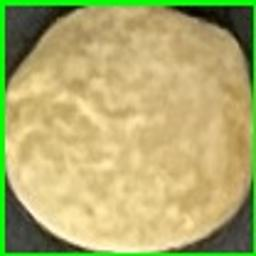
#> input picture output/0/photo0.jpg, 256 x 256 px, given as the content of the folder train_img, which was not available
$ python pick_beans.py
#> lines starting #> are read from the running program, lines starting #| are printed output that depends on the picture; after the words box and inside, x2 and y2 are one past the last pixel; in counts of white or black regions, pixels touching at a corner belong together; pictures that were not available may be replaced by others from this repository, and a replacement may not be noted
### split_beans.py
import cv2
import numpy as np
from PIL import Image

# 指定した画像(path)の物体を検出し、外接矩形の画像を出力します
def detect_contour(path):

  # 画像を読込
  src = cv2.imread(path, cv2.IMREAD_COLOR)

  # グレースケール画像へ変換
  gray = cv2.cvtColor(src, cv2.COLOR_BGR2GRAY)

  # 2値化
  retval, bw = cv2.threshold(gray, 20, 255, cv2.THRESH_BINARY | cv2.THRESH_OTSU)

  # 輪郭を抽出
  #   contours : [領域][Point No][0][x=0, y=1]
  #   cv2.CHAIN_APPROX_NONE: 中間点も保持する
  #   cv2.CHAIN_APPROX_SIMPLE: 中間点は保持しない
  contours, hierarchy = cv2.findContours(bw, cv2.RETR_LIST, cv2.CHAIN_APPROX_NONE)

  # 矩形検出された数（デフォルトで0を指定）
  detect_count = 0

  # 各輪郭に対する処理
  for i in range(0, len(contours)):

    # 輪郭の領域を計算
    area = cv2.contourArea(contours[i])

    # ノイズ（小さすぎる領域）と全体の輪郭（大きすぎる領域）を除外
    if area < 1e3 or 1e5 < area:
      continue

    # 外接矩形
    if len(contours[i]) > 0:
      rect = contours[i]
      x, y, w, h = cv2.boundingRect(rect)
      cv2.rectangle(src, (x, y), (x + w, y + h), (0, 255, 0), 2)

      # 外接矩形毎に画像を保存
      cv2.imwrite('output/0/photo' + str(detect_count) + '.jpg', src[y:y + h, x:x + w])
      img = Image.open('output/0/photo' + str(detect_count) + '.jpg') #画像サイズを256×256へ変更
      img_resize = img.resize((256, 256))
      img_resize.save('output/0/photo' + str(detect_count) + '.jpg')


      detect_count = detect_count + 1

  cv2.waitKey(1)
  # 終了処理
  cv2.destroyAllWindows()
  cv2.waitKey(1)

  if __name__ == '__main__':
      detect_contour('photo/cfe07.jpg')

### pick_beans.py
# -*- coding: utf-8 -*-
import os
import sys
import cv2
import numpy as np
import tkinter, tkinter.filedialog, tkinter.messagebox
from split_beans import detect_contour


## 画像データのクラスIDとパスを取得
#
# @param dir_path 検索ディレクトリ
# @return data_sets [クラスID, 画像データのパス]のリスト
def getDataSet(dir_path):
    data_sets = []

    sub_dirs = os.listdir(dir_path)
    for classId in sub_dirs:
        sub_dir_path = dir_path + '/' + classId
        img_files = os.listdir(sub_dir_path)
        for f in img_files:
            data_sets.append([classId, sub_dir_path + '/' + f])

    return data_sets

"""
main
"""
# 定数定義
GRAYSCALE = 0
# KAZE特徴量抽出器
detector = cv2.KAZE_create()

"""
train
"""
print("train start")
# 訓練データのパスを取得
train_set = getDataSet('train_img')
# 辞書サイズ
dictionarySize = 2
# Bag Of Visual Words分類器
bowTrainer = cv2.BOWKMeansTrainer(dictionarySize)

# 各画像を分析
for i, (classId, data_path) in enumerate(train_set):
    # 進捗表示
    sys.stdout.write(".")
    # グレースケールで画像読み込み
    gray = cv2.imread(data_path, GRAYSCALE)
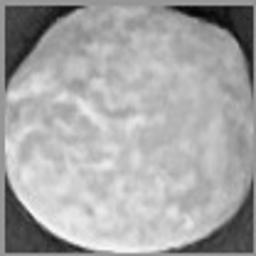
#> gray: shape (256, 256); min 2, max 253, mean 166.1
    # 特徴点とその特徴を計算
    keypoints, descriptors= detector.detectAndCompute(gray, None)
#> keypoints = 69 keypoints; strongest (x, y, size): (32, 199, 21.9), (14, 95, 9.3), (9, 9, 6), (234, 45, 9.6)
    # intからfloat32に変換
    descriptors = descriptors.astype(np.float32)
    # 特徴ベクトルをBag Of Visual Words分類器にセット
    bowTrainer.add(descriptors)

# Bag Of Visual Words分類器で特徴ベクトルを分類
codebook = bowTrainer.cluster()
# 訓練完了
print("train finish")

"""
photo_get
"""
print("photo get start")


# ファイル選択ダイアログの表示
root = tkinter.Tk()
root.withdraw()

# ここの1行を変更　fTyp = [("","*")] →　fTyp = [("","*.csv")]
fTyp = [("","*.jpg")]
curdir = os.getcwd()
iDir = curdir + '/photo'
file = tkinter.filedialog.askopenfilename(filetypes = fTyp ,initialdir = iDir)
#> the answer given: output/0/photo0.jpg

detect_contour(file) # spilit_beans.pyの実行
#> in detect_contour, src is the input picture: shape (256, 256, 3); mean B, G, R 108.5, 172, 176.5
#> in detect_contour, `retval, bw = cv2.threshold(gray, 20, 255, cv2.THRESH_BINARY | cv2.THRE..`:
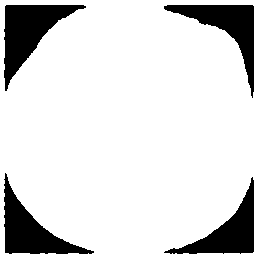
#> bw: shape (256, 256); 84.9% white; 4 black regions
#> in detect_contour, `retval, bw = cv2.threshold(gray, 20, 255, cv2.THRESH_BINARY | cv2.THRE..`: retval = 123
#> in detect_contour, `contours, hierarchy = cv2.findContours(bw, cv2.RETR_LIST, cv2.CHAIN_AP..`: contours = 5 contours; box (x1, y1, x2, y2) and area: (0, 0, 256, 256) 65025, (3, 4, 87, 92) 2962, (3, 172, 95, 255) 2624, (163, 4, 255, 99) 2514, (163, 176, 255, 255) 2351
#> in detect_contour, `area = cv2.contourArea(contours[i])`: area = 2351
#> in detect_contour, `rect = contours[i]`: rect = contour of 274 points, box (x1, y1, x2, y2) (163, 176, 255, 255), area 2351
#> in detect_contour, `x, y, w, h = cv2.boundingRect(rect)`: x = 163; y = 176; w = 92; h = 79
#> in detect_contour, `cv2.rectangle(src, (x, y), (x + w, y + h), (0, 255, 0), 2)`:
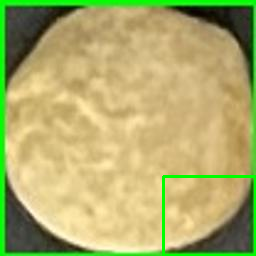
#> src: shape (256, 256, 3); 1.3% of pixels changed, all inside (x1, y1, x2, y2) = (162, 175, 256, 256)
#> in detect_contour, `cv2.imwrite('output/0/photo' + str(detect_count) + '.jpg', src[y:y + h..`:
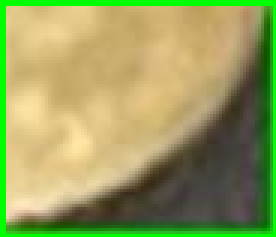
#> saved as photo0.jpg: shape (79, 92, 3) (shown 3 times larger); mean B, G, R 92.3, 158.4, 150.3
#> in detect_contour, `img = Image.open('output/0/photo' + str(detect_count) + '.jpg')`:
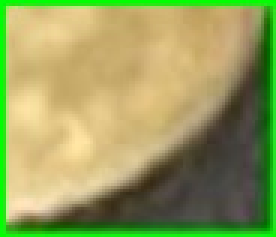
#> img: PIL image 92x79 RGB (shown 3 times larger); mean R, G, B 150.3, 158.4, 92.4
#> in detect_contour, `img_resize = img.resize((256, 256))`:
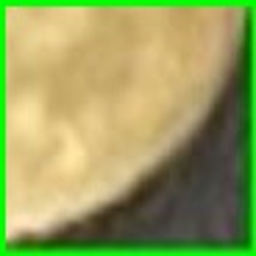
#> img_resize: PIL image 256x256 RGB; mean R, G, B 150.3, 158.4, 92.5
#> pass 3 of the loop in detect_contour, `for i in range(0, len(contours)):`:
#> area = 2514
#> rect = contour of 316 points, box (x1, y1, x2, y2) (163, 4, 255, 99), area 2514
#> x = 163; y = 4; h = 95
#> in detect_contour, `cv2.rectangle(src, (x, y), (x + w, y + h), (0, 255, 0), 2)`:
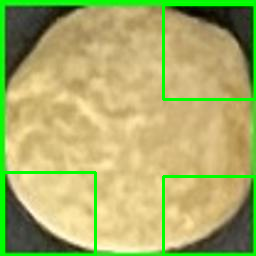
#> src: shape (256, 256, 3); mean B, G, R 104.5, 174.3, 170.4
#> img: PIL image 92x95 RGB
#> the loop made 5 passes; the first 3 are shown
print("photo get finish")

"""
test
"""
print("test start")
# テストデータのパス取得
test_set = getDataSet("output")

# KNNを使って総当たりでマッチング
matcher = cv2.BFMatcher()

# Bag Of Visual Words抽出器
bowExtractor = cv2.BOWImgDescriptorExtractor(detector, matcher)
# トレーニング結果をセット
bowExtractor.setVocabulary(codebook)

# 正しく学習できたか検証する
for i, (classId, data_path) in enumerate(test_set):
    # グレースケールで読み込み
    gray = cv2.imread(data_path, GRAYSCALE)
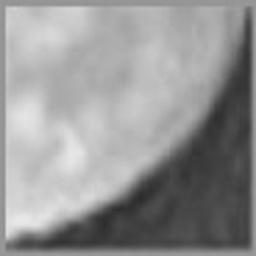
#> gray: shape (256, 256); min 43, max 232, mean 148.5
    # 特徴点と特徴ベクトルを計算
    keypoints, descriptors= detector.detectAndCompute(gray, None)
#> keypoints = 12 keypoints; strongest (x, y, size): (41, 224, 19.4), (25, 241, 9.8), (113, 188, 25.4), (75, 187, 38.9)
    # intからfloat32に変換
    descriptors = descriptors.astype(np.float32)
    # Bag Of Visual Wordsの計算
    bowDescriptors = bowExtractor.compute(gray, keypoints)
#> bowDescriptors = [[1, 0]]
#> pass 3 of the loop `for i, (classId, data_path) in enumerate(test_set):`:
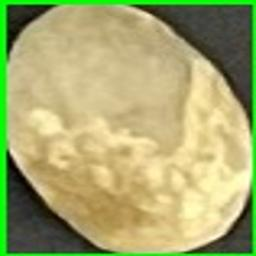
#> input picture output/0/photo10.jpg, 256 x 256 px
#> `gray = cv2.imread(data_path, GRAYSCALE)`:
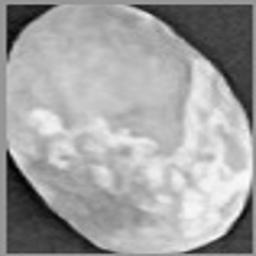
#> gray: shape (256, 256); min 0, max 251, mean 161.4
#> `keypoints, descriptors= detector.detectAndCompute(gray, None)`: keypoints = 103 keypoints; strongest (x, y, size): (206, 72, 20.2), (204, 70, 16.3), (146, 19, 9.8), (10, 8, 5.9)
#> bowDescriptors = [[0.777, 0.223]]
#> the loop made 4 passes; the first 3 are shown

    # 結果表示
    className = {"0": "True",
                    "1": "False"}

    actual = "???"
    if bowDescriptors[0][0] > bowDescriptors[0][1]:
        actual = className["0"]
    elif bowDescriptors[0][0] < bowDescriptors[0][1]:
        actual = className["1"]

    result = ""
    if actual == "???":
        result = " => unknown."
    elif className[classId] == actual:
        result = " => success!!"
    else:
        result = " => fail"

    print("expected: ", className[classId], ", actual: ", actual, result)
